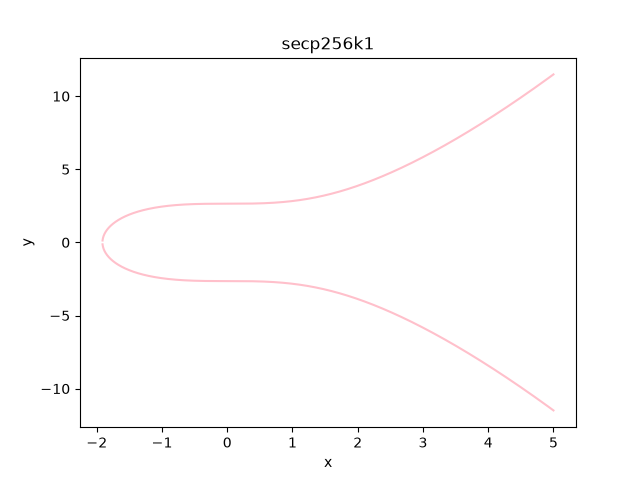

Write Python code to recreate this figure.
import numpy as np
import matplotlib.pyplot as plt

x = np.linspace(-5,5,10000)
x = x[x**3 + 7 >= 0] # makes sure y is a real number...
y = np.sqrt(x**3 + 7)

fig, ax = plt.subplots()
ax.plot(x,y, color='pink')
ax.plot(x,-y, color='pink')

ax.set(xlabel='x', ylabel='y', title='secp256k1')

fig.savefig("test.png")
plt.show()
